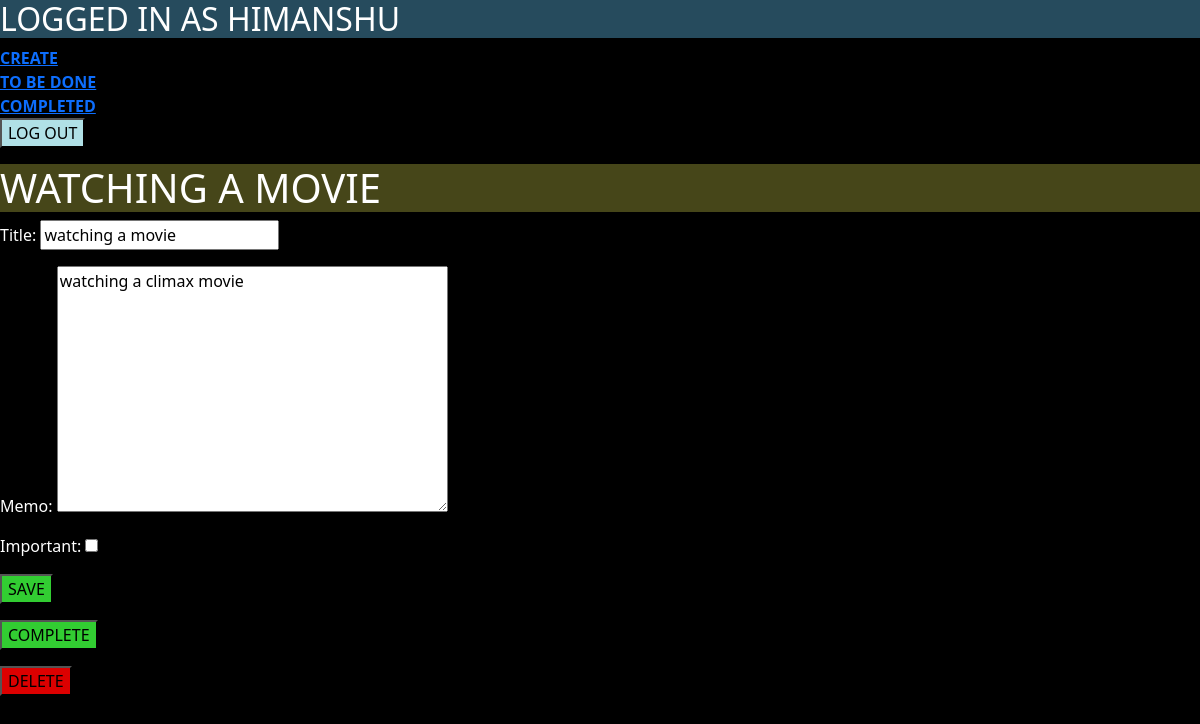
The page /todo/30 (signed in) on the database its author committed.
### todo/models.py (models this page shows, shortened)
class Todo(models.Model):
    title = models.CharField(max_length=100 , editable=True)
    memo = models.TextField(blank=True , editable=True )
    created = models.DateTimeField(auto_now_add=True)
    datecompleted = models.DateTimeField(null=True , blank=True)
    important = models.BooleanField(default=False , editable=True)
    user = models.ForeignKey(User , on_delete = models.CASCADE)

### todo/views.py (the view, shortened to what this page needs)
# urls.py: path('todo/<int:todo_pk>', views.viewtodo, name='viewtodo'),
@login_required()
def viewtodo( request , todo_pk ):
    todo = get_object_or_404( Todo , pk=todo_pk  , user = request.user)
    if request.method == "GET":
        form = TodoForm(instance=todo)
        return render(request, 'todo/viewtodo.html', {'todo': todo, 'form': form})

### todo/forms.py
class TodoForm(ModelForm):
    class Meta:
        model = Todo
        fields = ['title', 'memo', 'important']

### todo/templates/todo/viewtodo.html (shortened to what this page needs)
{% extends 'todo/base.html' %}
{% block content %}
<h1 style="background-color : rgb(70,70,25)">
    {{  todo.title|upper }}
</h1>
<form method="POST">
{{ form.as_p }}
    <button type="submit" style="background-color : rgb(50,205,50)" >
     SAVE
 </button>
</form>
<form method="POST" action="{% url 'completetodo' todo.id %}">
    <button type="submit" style="background-color : rgb(50,205,50)" >
     COMPLETE
 </button>
</form>
   <form method="POST" action="{% url 'deletetodo' todo.id %}">
    <button type="submit" style="background-color : rgb(220,0,0)" >
     DELETE
   </button>
  </form>
{% endblock %}

### rows shown on the page
Todo: title "WATCHING A MOVIE", title "watching a movie", memo "watching a climax movie"
